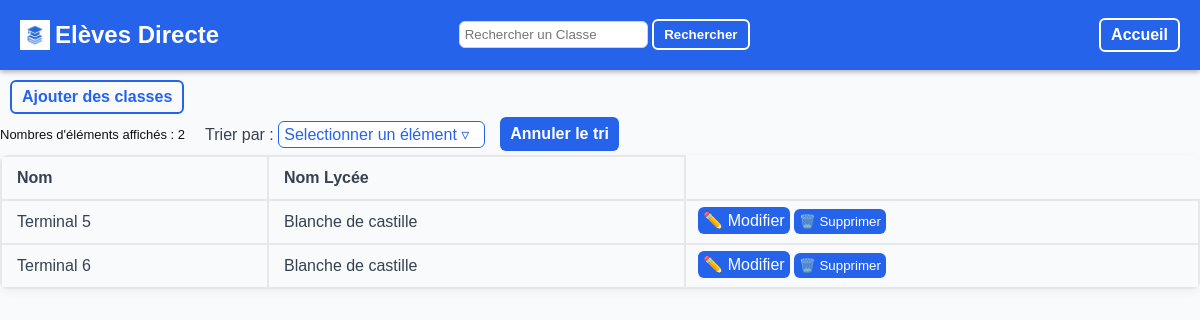
/classe/liste, run on an earlier commit of the app's database.
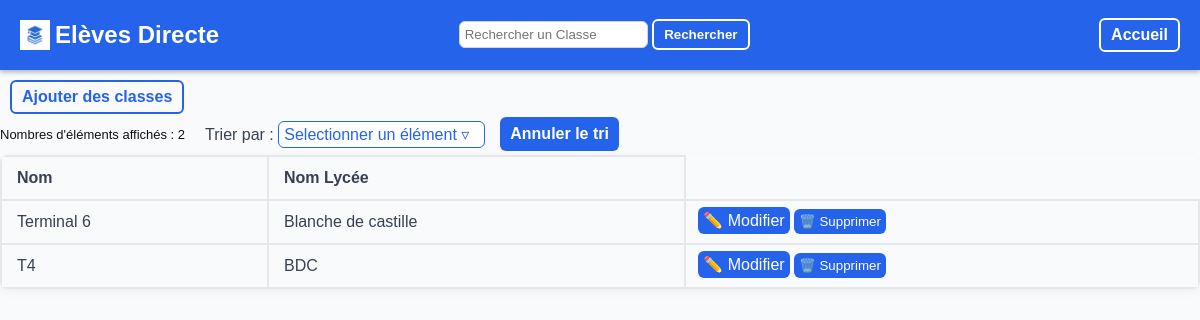
And on a later commit of the database.
### tables this page shows
CREATE TABLE Classe (
    Id INTEGER PRIMARY KEY AUTOINCREMENT,
    Nom TEXT NOT NULL,
    Nom_Lycee TEXT NOT NULL,
    Id_Professeur INTEGER NOT NULL, 
    FOREIGN KEY (Id_Professeur)
        REFERENCES Professeur(Id)
        ON DELETE CASCADE
        ON UPDATE CASCADE
    );

### Backend.py (the view, shortened to what this page needs)
@app.route('/classe/liste', methods=["POST","GET"])
def liste_classe():
    if request.args.get("type")=="recherche":
        chaine=request.args.get("recherche")
        return render_template('liste.html', valeurs=execute_sql("SELECT * FROM Classe WHERE Nom LIKE ?",(f"%{chaine}%",)), colonnes=colonnes_classe, infos= {"element" : "classe","URL_ajout": "/classe/ajout", "ajout_boutton": "Ajouter des classe" }, recherche=chaine)
    return render_template('liste.html', valeurs=remplacer_elements("classe",execute_sql("SELECT * FROM Classe", ())), colonnes=colonnes_classe, infos= {"element" : "Classe","URL_ajout": "/classe/ajout", "ajout_boutton": "Ajouter des classes","URL_update": "/classe/update" })

### Backend.py (called while the page is built, shortened)
def execute_sql(commande, argument=()):
    conn = sqlite3.connect(DB_NAME)
    c = conn.cursor()
    c.execute(commande, argument)
    valeurs = c.fetchall()
    conn.commit()
    conn.close()
    return valeurs

def remplacer_elements(element, donnes):
    print(donnes)
    for i in donnes:
        d=donnes.pop(0)
        donnes.append(list(d))
    if element=="Matiere" or element=="Classe":
        profs=convert_en_dico(execute_sql("SELECT * FROM Professeur"))
        for i in donnes:
            i[3]=profs[i[3]][1]+" "+profs[i[3]][2]
    if element=="Eleve":
        classes=convert_en_dico(execute_sql("SELECT * FROM Classe"))
        for i in donnes:
            i[4]=classes[i[4]][1]
    for i in donnes:
        d=donnes.pop(0)
        donnes.append(tuple(d))
    return donnes

### templates/liste.html (shortened to what this page needs)
<!DOCTYPE html>
<html lang="fr">
<head>
    <link rel="stylesheet" href="../static/styles.css">
</head>
<body>
    {% include "composants/topbar.html" %}
   <a class="back_button" href='{{infos["URL_ajout"]}}'>{{infos["ajout_boutton"]}}</a>
        <div class="haut_tableau">
            <p id="compteur_text" class="compteur">Nombres d'éléments affichés : <span id="compteur"></span></p>
            <div class="dropdown" id="dropdown">
                <label for="dropdown">Trier par : </label>
                <div class="dropdown-button" onclick="toggleMenu()">Selectionner un élément &#9663;
                </div>
            </div>
            <a href='{{infos["URL_actuelle"]}}' class="annuler-button">Annuler le tri</a>
        </div>
    <table>
        <tr>
        {% for c in colonnes %}
            <th>{{ c["titre"] }}</th>
        {% endfor %}
        </tr>
        {% for v in valeurs %}
        <tr>
            {% for c in colonnes %}
            <td>{{v[c["order"]]}}</td>
            {% endfor %}
            <td class="button_case">
                <form class="actions-buttons-form" method="POST">
                    <a href="{{ infos['URL_update']}}?id={{ v[0] }}">✏️ Modifier</a>
                    <button type="submit">🗑️ Supprimer</button>
                </form>
            </td>
        </tr>
        {% endfor %}
    </table>
</body>
</html>

### templates/composants/topbar.html (shortened to what this page needs)
<div class="topbar">
        <a class="logo" href="/">
        <img src="../static/icon.png" alt="">
        <h2>Elèves Directe</h2>
        </a>
        <form >
            <input type="text" name="recherche" placeholder="Rechercher un {{infos['element']}}" value="{{ recherche }}">
        <button type="submit">Rechercher</button>
    </form>
    <nav>
        <a href='/' class="ajout_button"  >Accueil</a>
    </nav>
    </div>

### static/styles.css (style rules this page uses)
body { font-family: Arial, sans-serif; background-color: #f9fafb; color: #2563eb; margin: 0; }
.ajout_button { display: inline-block; border: 2px solid white; border-radius: 6px; padding: 6px 10px; text-decoration: none; font-weight: bold; color: white; cursor: pointer; }
table { width : 100%; box-shadow: 0 3px 10px rgba(0,0,0,0.05); border-collapse: collapse; border-radius: 8px; overflow: hidden; }
th, td { border: 2px solid #e5e7eb; overflow: hidden; text-align: left; color: #374151; padding: 12px 15px; }
input { color: #000000; padding: 5px; border : 1px solid #d1d5db; outline: none; transition: border-color 0.2s; border-radius: 6px; cursor: text; }
label { color: #374151; }
.button_case { padding: 1px; gap: 10px; align-items: center; width:min-content; }
.button_case button { background-color: #2563eb; color : white; border: none; padding: 5px; border-radius: 6px; cursor: pointer; }
.button_case a { background-color: #2563eb; color : white; border: none; padding: 5px; border-radius: 6px; cursor: pointer; text-decoration: none; }
.back_button { display: inline-block; border: 2px solid #2563eb; border-radius: 6px; padding: 6px 10px; text-decoration: none; font-weight: bold; color: #2563eb; cursor: pointer; margin-top: 10px; margin-left: 10px; }
.actions-buttons-form { padding: 1px; gap: 10px; align-items: center; margin-left: 10px; }
.topbar { background-color: #2563eb; color: white; display: flex; justify-content: space-between; align-items: center; padding: 1px 20px; box-shadow: 0 2px 5px rgba(0, 0, 0, 0.3); }
.topbar button { display: inline-block; border: 2px solid white; border-radius: 6px; padding: 6px 10px; text-decoration: none; font-weight: bold; color: white; background-color: #2563eb; cursor: pointer; }
.topbar form { align-content: center; }
.topbar img { width: 30px; height: 30px; margin-right: 5px; }
.topbar nav { margin-left: 110px; }
.logo { display: flex; align-items: center; text-decoration: none; color: white; }
.dropdown-button { display: inline-block; border: 1px solid #2563eb; border-radius: 6px; padding: 3px 5px; color: #2563eb; background-color: white; margin-right: 5px; cursor: pointer; width: 195px; }
.dropdown { position: relative; display: inline-block; margin-left: 20px; }
.compteur { color: #111; font-size: small; }
.haut_tableau { display: flex; align-items: center; margin: 0; }
.annuler-button { background-color: #2563eb; color : white; border: none; padding: 8px 10px; border-radius: 6px; cursor: pointer; font-weight: bold; cursor: pointer; text-decoration: none; margin-left: 10px ; }

What changed in the data, as far as the page shows it:
removed Classe: Nom "Terminal 5" "Blanche de castille"
added Classe: Nom "T4" "BDC"
